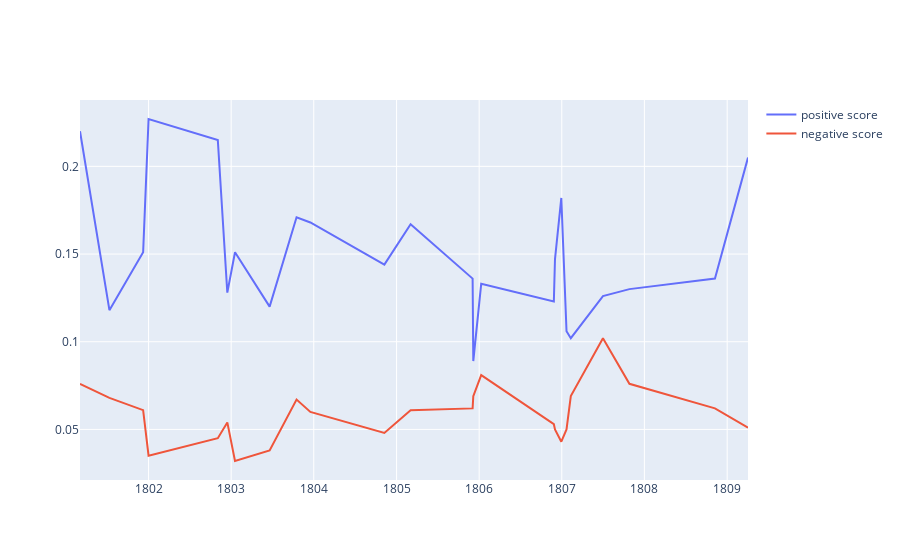

Write notebook code for a chart like this one.
### Markdown cell above
## Thomas Jefferson

### Code cell
tj = df.loc[df['president'].isin(['Thomas Jefferson'])]
fig = go.Figure()
fig.add_trace(go.Scatter(x=tj["date"], y=tj["score_pos"],
                    mode='lines',
                    name='positive score'))
fig.add_trace(go.Scatter(x=tj["date"], y=tj["score_neg"],
                    mode='lines',
                    name='negative score'))
fig.show()
